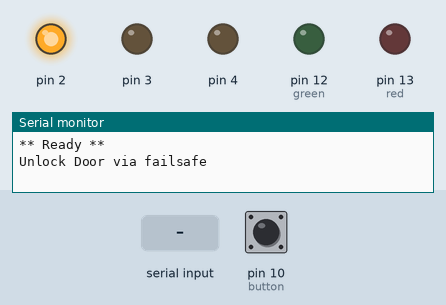
The sketch below on a simulated Arduino Uno, built with avr-gcc and run on an emulated ATmega328P. Parts: output pins drawn as LEDs (lit = HIGH), the last lines printed to the serial monitor. Dashed ring = blinking. Inputs (shaded band) come from the test bench; at power-on: pin 10 (button) HIGH.

Above: at 1.2 s.
1.3 s: "u" received over Serial
At 21.95 s:
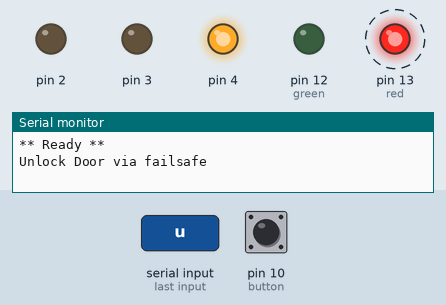
23.3 s: pin 10 (button) pulled LOW for 1 s
26.8 s: "l" received over Serial
At 48.6 s:
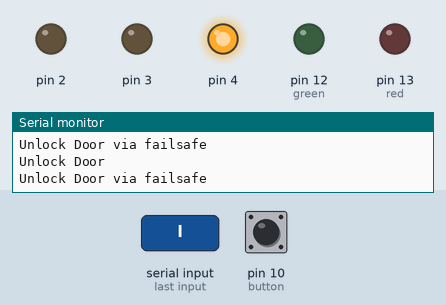
48.8 s: pin 10 (button) pulled LOW for 3.2 s
At 51.79 s:
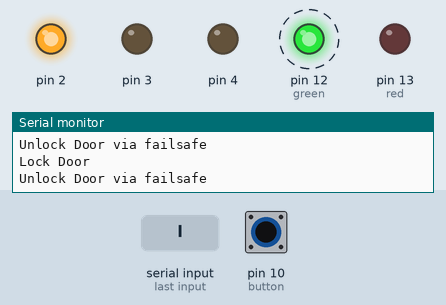
Timing chart, 0 to 53.9 s (numbered marks = the images above; inputs shaded):
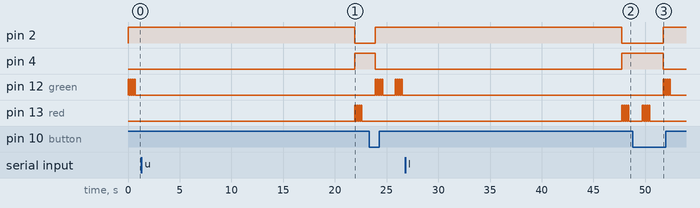

The sketch:

serial_actuator.ino
```cpp
#include <Servo.h>

const int red = 13;
const int green = 12;
const int button =10;
int position = 0;
int buttonstate =1;

void setup() {
pinMode(2,OUTPUT);
pinMode(3,OUTPUT);
pinMode(4,OUTPUT);
pinMode(green, OUTPUT);
pinMode(red,OUTPUT);
pinMode(button,INPUT);

Serial.begin(9600);
  Serial.println("** Ready **");
}

void loop() {
  buttonstate= digitalRead(button);
  digitalWrite(button,HIGH);
  if (Serial.available() > 0) {
   char inChar = (char)Serial.read();
if(inChar == 'l') {  //lock
    Serial.println("Lock Door");
  setDir(2);
  slide(3);
}
else if(inChar == 'u') {
    Serial.println("Unlock Door");
  setDir(1);
  slide(3);
}
}
if (buttonstate == LOW) {
   Serial.println("Unlock Door via failsafe");
  setDir(1);
  slide(3);
  delay(20000); //wait 20 seconds and lock again
   setDir(2);
  slide(3);
}
}

void setDir(int d) {
  switch(d) {
    case 0: // off?
    digitalWrite(2,LOW);
    digitalWrite(4,LOW);
    break;
    case 1: // forward
    digitalWrite(2,HIGH);
    digitalWrite(4,LOW);
    flashlights(1);
    break;
    case 2:  // backward
    digitalWrite(2,LOW);
    digitalWrite(4,HIGH);
   flashlights(0);
    break;
    case 3:  // locked?
    digitalWrite(2,HIGH);
    digitalWrite(4,HIGH);
    break;
  }
}

void flashlights(int colour)
{
  if (colour == 1)
  {
   digitalWrite(green, HIGH);
    delay(100);
     digitalWrite(green, LOW);
       delay(100);
      digitalWrite(green, HIGH);
    delay(100);
     digitalWrite(green, LOW);
       delay(100);
      digitalWrite(green, HIGH);
    delay(100);
     digitalWrite(green, LOW);
       delay(100);
      digitalWrite(green, HIGH);
    delay(100);
     digitalWrite(green, LOW);
}
else if (colour == 0)
{
    digitalWrite(red, HIGH);
    delay(100);
     digitalWrite(red, LOW);
      delay(100);
        digitalWrite(red, HIGH);
    delay(100);
     digitalWrite(red, LOW);
      delay(100);
        digitalWrite(red, HIGH);
    delay(100);
     digitalWrite(red, LOW);
      delay(100);
        digitalWrite(red, HIGH);
    delay(100);
     digitalWrite(red, LOW);
      delay(100);
}
}

// gradually speed up, then gradually slow down.
void slide(int d) {
  for(int v=0;v<200;++v) {
    analogWrite(3,v);
    delay(d);
  }
  for(int v=200;v>=0;--v) {
    analogWrite(3,v);
    delay(d);
  }
}
```

Measured:
- after the input at 1.3 s, pin 3: stays LOW (without the input it goes to HIGH after 22.0 s)
- after the input at 26.8 s, pin 3: stays LOW (without the input it goes to HIGH after 22.0 s)
- after the input at 48.8 s, pin 2: LOW → HIGH after 2.9 s; pin 4: HIGH → LOW after 2.9 s; pin 12 (green): alternates HIGH for 0.10 s and LOW for 0.10 s, 8 changes in all, then stays LOW, starting after 2.9 s
